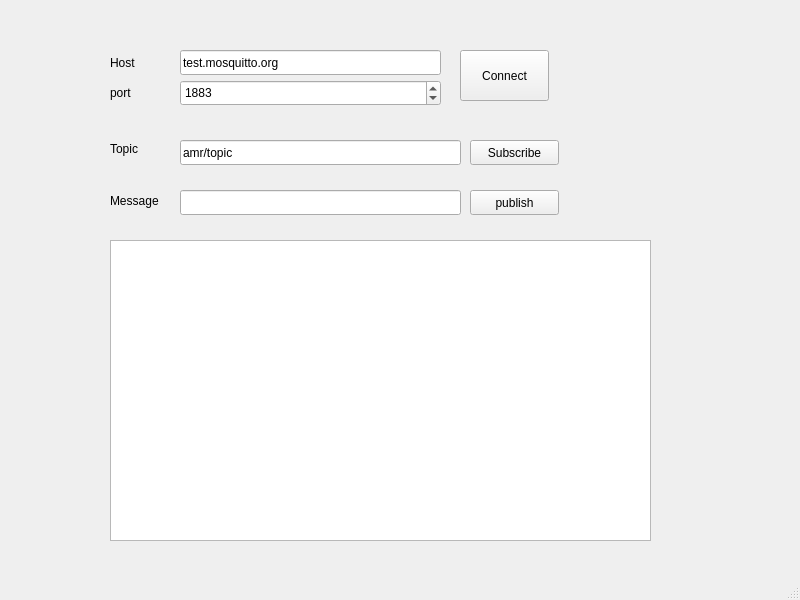
<?xml version="1.0" encoding="UTF-8"?>
<ui version="4.0">
 <class>MainWindow</class>
 <widget class="QMainWindow" name="MainWindow">
  <property name="geometry">
   <rect>
    <x>0</x>
    <y>0</y>
    <width>800</width>
    <height>600</height>
   </rect>
  </property>
  <property name="windowTitle">
   <string>MQTT Test</string>
  </property>
  <widget class="QWidget" name="centralwidget">
   <widget class="QLineEdit" name="lineEditHost">
    <property name="geometry">
     <rect>
      <x>180</x>
      <y>50</y>
      <width>261</width>
      <height>25</height>
     </rect>
    </property>
    <property name="text">
     <string>test.mosquitto.org</string>
    </property>
   </widget>
   <widget class="QLineEdit" name="lineEditTopic">
    <property name="geometry">
     <rect>
      <x>180</x>
      <y>140</y>
      <width>281</width>
      <height>25</height>
     </rect>
    </property>
    <property name="text">
     <string>amr/topic</string>
    </property>
   </widget>
   <widget class="QLineEdit" name="lineEditMessage">
    <property name="geometry">
     <rect>
      <x>180</x>
      <y>190</y>
      <width>281</width>
      <height>25</height>
     </rect>
    </property>
   </widget>
   <widget class="QTextEdit" name="editLog">
    <property name="geometry">
     <rect>
      <x>110</x>
      <y>240</y>
      <width>541</width>
      <height>301</height>
     </rect>
    </property>
   </widget>
   <widget class="QPushButton" name="buttonConnect">
    <property name="geometry">
     <rect>
      <x>460</x>
      <y>50</y>
      <width>89</width>
      <height>51</height>
     </rect>
    </property>
    <property name="text">
     <string>Connect</string>
    </property>
   </widget>
   <widget class="QPushButton" name="buttonSubscribe">
    <property name="geometry">
     <rect>
      <x>470</x>
      <y>140</y>
      <width>89</width>
      <height>25</height>
     </rect>
    </property>
    <property name="text">
     <string>Subscribe</string>
    </property>
   </widget>
   <widget class="QPushButton" name="buttonPublish">
    <property name="geometry">
     <rect>
      <x>470</x>
      <y>190</y>
      <width>89</width>
      <height>25</height>
     </rect>
    </property>
    <property name="text">
     <string>publish</string>
    </property>
   </widget>
   <widget class="QSpinBox" name="spinBoxPort">
    <property name="geometry">
     <rect>
      <x>180</x>
      <y>80</y>
      <width>261</width>
      <height>26</height>
     </rect>
    </property>
    <property name="maximum">
     <number>3000</number>
    </property>
    <property name="value">
     <number>1883</number>
    </property>
   </widget>
   <widget class="QLabel" name="label">
    <property name="geometry">
     <rect>
      <x>110</x>
      <y>54</y>
      <width>67</width>
      <height>17</height>
     </rect>
    </property>
    <property name="text">
     <string>Host</string>
    </property>
   </widget>
   <widget class="QLabel" name="label_2">
    <property name="geometry">
     <rect>
      <x>110</x>
      <y>84</y>
      <width>67</width>
      <height>17</height>
     </rect>
    </property>
    <property name="text">
     <string>port</string>
    </property>
   </widget>
   <widget class="QLabel" name="label_3">
    <property name="geometry">
     <rect>
      <x>110</x>
      <y>140</y>
      <width>67</width>
      <height>17</height>
     </rect>
    </property>
    <property name="text">
     <string>Topic</string>
    </property>
   </widget>
   <widget class="QLabel" name="label_4">
    <property name="geometry">
     <rect>
      <x>110</x>
      <y>192</y>
      <width>67</width>
      <height>17</height>
     </rect>
    </property>
    <property name="text">
     <string>Message</string>
    </property>
   </widget>
  </widget>
  <widget class="QMenuBar" name="menubar">
   <property name="geometry">
    <rect>
     <x>0</x>
     <y>0</y>
     <width>800</width>
     <height>22</height>
    </rect>
   </property>
  </widget>
  <widget class="QStatusBar" name="statusbar"/>
 </widget>
 <resources/>
 <connections/>
</ui>
